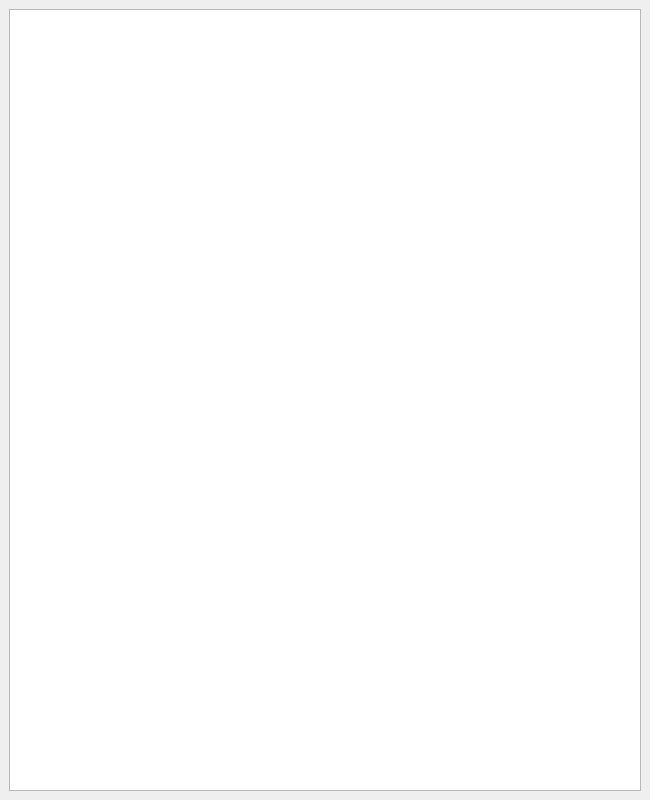
<?xml version="1.0" encoding="UTF-8"?>
<ui version="4.0">
 <class>QTDLogWindow</class>
 <widget class="QMainWindow" name="QTDLogWindow">
  <property name="geometry">
   <rect>
    <x>0</x>
    <y>0</y>
    <width>650</width>
    <height>800</height>
   </rect>
  </property>
  <property name="windowTitle">
   <string>MainWindow</string>
  </property>
  <widget class="QWidget" name="centralwidget">
   <layout class="QVBoxLayout" name="verticalLayout">
    <item>
     <widget class="QTextEdit" name="text_edit_log">
      <property name="readOnly">
       <bool>true</bool>
      </property>
     </widget>
    </item>
   </layout>
  </widget>
 </widget>
 <resources/>
 <connections/>
</ui>
